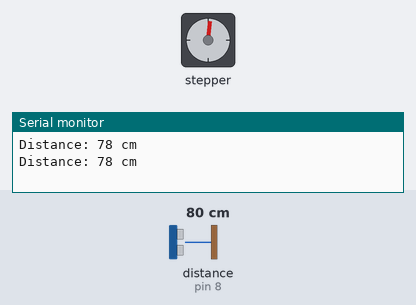
A sketch run on a simulated Arduino Uno, built with avr-gcc and run on an emulated ATmega328P. Shown: stepper motor, the last lines printed to the serial monitor. Wiring (inferred from the names in the program): ultrasonic range finder: trigger pin 9; echo pin 8. The inputs (shaded band) are chosen by the test bench; at power-on: distance to the obstacle (sensor on pin 8) 80 cm. The echo pulse lasts 58.3 µs per cm; stepper angles assume 2048 steps per turn.

Above: at 2.3 s.
2.4 s: distance to the obstacle (sensor on pin 8) set to 9 cm
At 6.9 s:
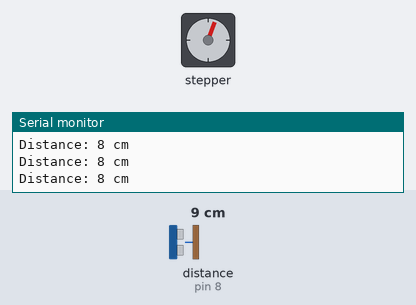
7.6 s: distance to the obstacle (sensor on pin 8) set to 18 cm
At 13.4 s:
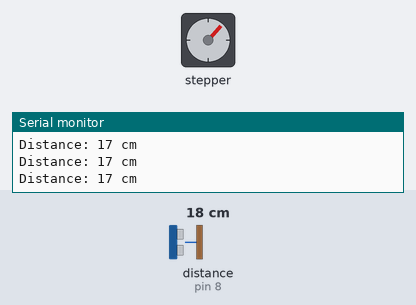
27.0 s: distance to the obstacle (sensor on pin 8) set to 250 cm
At 28.3 s:
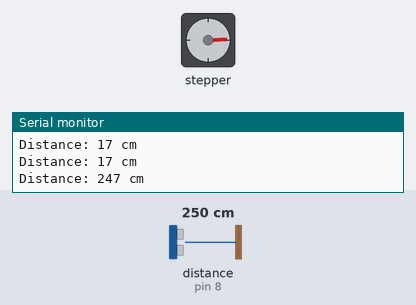
Timing chart, 0 to 45.2 s (numbered marks = the images above; inputs shaded):
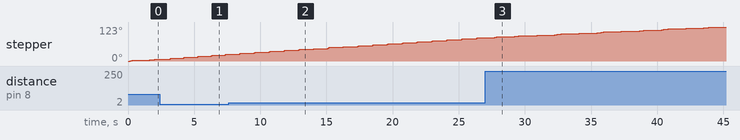

The sketch:

ultrasonic_interface_stepper.ino
```cpp
#include <Stepper.h>

// Pin definitions for ultrasonic sensor
const int triggerPin = 9;  // Ultrasonic sensor trigger pin
const int echoPin = 8;     // Ultrasonic sensor echo pin

// Constants for stepper motor
const int stepsPerRevolution = 2048;  // Number of steps per revolution for 28BYJ-48 stepper motor
int motorSpeed;                       // Variable to store motor speed

// Create a Stepper motor object with IN1, IN2, IN3, IN4 pins (connected to the ULN2003 driver)
Stepper mystepper(stepsPerRevolution, 10, 12, 11, 13);

void setup() {
  // Initialize serial communication for debugging
  Serial.begin(9600);

  // Set ultrasonic sensor pins
  pinMode(triggerPin, OUTPUT);  // Set trigger pin as output
  pinMode(echoPin, INPUT);      // Set echo pin as input

  // Set initial speed of the stepper motor
  mystepper.setSpeed(5);  // Start with the motor stopped
}

void loop() {
  // Measure the distance using the ultrasonic sensor
  long duration = getDistance();
  int distance = duration * 0.034 / 2;  // Convert duration to distance (cm)

  // Print the distance to the Serial Monitor
  Serial.print("Distance: ");
  Serial.print(distance);
  Serial.println(" cm");

  // Determine motor speed based on the distance
  if (distance > 20) {
    motorSpeed = 1;     // Stop the motor if the distance is greater than 20 cm
  } else if (distance > 15) {
    motorSpeed = 5;     // Set motor speed to 5 RPM for distances between 15 and 20 cm
  } else if (distance > 10) {
    motorSpeed = 9;    // Set motor speed to 10 RPM for distances between 10 and 15 cm
  } else if (distance > 5) {
    motorSpeed = 15;    // Set motor speed to 15 RPM for distances between 5 and 10 cm
  }

  // Set the stepper motor speed
  mystepper.setSpeed(motorSpeed);

  // Move the stepper motor forward and backward
  if (motorSpeed > 0) {
    mystepper.step(stepsPerRevolution / 100);  // Small step for smoother operation
  }

  delay(1000);  // Small delay to avoid rapid oscillations
}

// Function to measure the distance using the ultrasonic sensor
long getDistance() {
  // Send a 10 microsecond pulse to trigger the sensor
  digitalWrite(triggerPin, LOW);
  delayMicroseconds(2);
  digitalWrite(triggerPin, HIGH);
  delayMicroseconds(10);
  digitalWrite(triggerPin, LOW);

  // Read the pulse duration in microseconds
  long duration = pulseIn(echoPin, HIGH);
  return duration;
}
```
